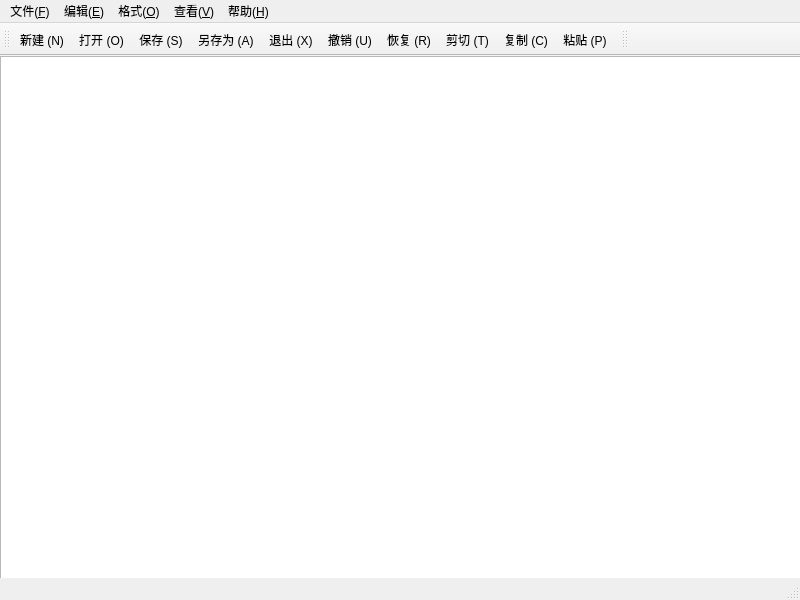
<?xml version="1.0" encoding="UTF-8"?>
<ui version="4.0">
 <class>MainWindow</class>
 <widget class="QMainWindow" name="MainWindow">
  <property name="geometry">
   <rect>
    <x>0</x>
    <y>0</y>
    <width>800</width>
    <height>600</height>
   </rect>
  </property>
  <property name="windowTitle">
   <string>MainWindow</string>
  </property>
  <widget class="QWidget" name="centralwidget">
   <widget class="CodeEditor" name="plainTextEdit">
    <property name="geometry">
     <rect>
      <x>0</x>
      <y>0</y>
      <width>801</width>
      <height>551</height>
     </rect>
    </property>
   </widget>
  </widget>
  <widget class="QMenuBar" name="menubar">
   <property name="geometry">
    <rect>
     <x>0</x>
     <y>0</y>
     <width>800</width>
     <height>21</height>
    </rect>
   </property>
   <widget class="QMenu" name="menu_F">
    <property name="title">
     <string>文件(&amp;F)</string>
    </property>
    <addaction name="actionExit"/>
    <addaction name="actionSaveAs"/>
    <addaction name="actionSave"/>
    <addaction name="actionOpen"/>
    <addaction name="actionNew"/>
   </widget>
   <widget class="QMenu" name="menu_E">
    <property name="title">
     <string>编辑(&amp;E)</string>
    </property>
    <addaction name="actionReplace"/>
    <addaction name="actionFind"/>
    <addaction name="actionSelectAll"/>
    <addaction name="actionPaste"/>
    <addaction name="actionCopy"/>
    <addaction name="actionCut"/>
    <addaction name="actionRedo"/>
    <addaction name="actionUndo"/>
   </widget>
   <widget class="QMenu" name="menu_O">
    <property name="title">
     <string>格式(&amp;O)</string>
    </property>
    <addaction name="actionBgColorEdit"/>
    <addaction name="actionFontColor"/>
    <addaction name="actionFont"/>
    <addaction name="actionShowLineNum"/>
    <addaction name="actionWordWrap"/>
   </widget>
   <widget class="QMenu" name="menu_V">
    <property name="title">
     <string>查看(&amp;V)</string>
    </property>
    <addaction name="actionShowToolbar"/>
   </widget>
   <widget class="QMenu" name="menu_H">
    <property name="title">
     <string>帮助(&amp;H)</string>
    </property>
    <addaction name="actionAbout"/>
   </widget>
   <addaction name="menu_F"/>
   <addaction name="menu_E"/>
   <addaction name="menu_O"/>
   <addaction name="menu_V"/>
   <addaction name="menu_H"/>
  </widget>
  <widget class="QToolBar" name="mainToolBar">
   <property name="windowTitle">
    <string>toolBar</string>
   </property>
   <attribute name="toolBarArea">
    <enum>TopToolBarArea</enum>
   </attribute>
   <attribute name="toolBarBreak">
    <bool>false</bool>
   </attribute>
   <addaction name="actionNew"/>
   <addaction name="actionOpen"/>
   <addaction name="actionSave"/>
   <addaction name="actionSaveAs"/>
   <addaction name="actionExit"/>
   <addaction name="actionUndo"/>
   <addaction name="actionRedo"/>
   <addaction name="actionCut"/>
   <addaction name="actionCopy"/>
   <addaction name="actionPaste"/>
  </widget>
  <widget class="QStatusBar" name="statusBar"/>
  <widget class="QToolBar" name="toolBar">
   <property name="windowTitle">
    <string>toolBar</string>
   </property>
   <attribute name="toolBarArea">
    <enum>TopToolBarArea</enum>
   </attribute>
   <attribute name="toolBarBreak">
    <bool>false</bool>
   </attribute>
  </widget>
  <action name="actionNew">
   <property name="text">
    <string>新建 (N)</string>
   </property>
   <property name="toolTip">
    <string>新建文档</string>
   </property>
   <property name="shortcut">
    <string>Ctrl+N</string>
   </property>
   <property name="menuRole">
    <enum>QAction::MenuRole::NoRole</enum>
   </property>
  </action>
  <action name="actionOpen">
   <property name="text">
    <string>打开 (O)</string>
   </property>
   <property name="toolTip">
    <string>打开文件</string>
   </property>
   <property name="shortcut">
    <string>Ctrl+O</string>
   </property>
   <property name="menuRole">
    <enum>QAction::MenuRole::NoRole</enum>
   </property>
  </action>
  <action name="actionSave">
   <property name="text">
    <string>保存 (S)</string>
   </property>
   <property name="toolTip">
    <string>保存</string>
   </property>
   <property name="shortcut">
    <string>Ctrl+S</string>
   </property>
   <property name="menuRole">
    <enum>QAction::MenuRole::NoRole</enum>
   </property>
  </action>
  <action name="actionSaveAs">
   <property name="text">
    <string>另存为 (A)</string>
   </property>
   <property name="toolTip">
    <string>另存为</string>
   </property>
   <property name="menuRole">
    <enum>QAction::MenuRole::NoRole</enum>
   </property>
  </action>
  <action name="actionExit">
   <property name="text">
    <string>退出 (X)</string>
   </property>
   <property name="toolTip">
    <string>退出程序</string>
   </property>
   <property name="menuRole">
    <enum>QAction::MenuRole::NoRole</enum>
   </property>
  </action>
  <action name="actionUndo">
   <property name="text">
    <string>撤销 (U)</string>
   </property>
   <property name="toolTip">
    <string>撤销</string>
   </property>
   <property name="shortcut">
    <string>Ctrl+Z</string>
   </property>
   <property name="menuRole">
    <enum>QAction::MenuRole::NoRole</enum>
   </property>
  </action>
  <action name="actionRedo">
   <property name="text">
    <string>恢复 (R)</string>
   </property>
   <property name="toolTip">
    <string>重做</string>
   </property>
   <property name="shortcut">
    <string>Ctrl+Shift+Z</string>
   </property>
   <property name="menuRole">
    <enum>QAction::MenuRole::NoRole</enum>
   </property>
  </action>
  <action name="actionCut">
   <property name="text">
    <string>剪切 (T)</string>
   </property>
   <property name="toolTip">
    <string>剪切</string>
   </property>
   <property name="shortcut">
    <string>Ctrl+X</string>
   </property>
   <property name="menuRole">
    <enum>QAction::MenuRole::NoRole</enum>
   </property>
  </action>
  <action name="actionCopy">
   <property name="text">
    <string>复制 (C)</string>
   </property>
   <property name="toolTip">
    <string>复制</string>
   </property>
   <property name="shortcut">
    <string>Ctrl+C</string>
   </property>
   <property name="menuRole">
    <enum>QAction::MenuRole::NoRole</enum>
   </property>
  </action>
  <action name="actionPaste">
   <property name="text">
    <string>粘贴 (P)</string>
   </property>
   <property name="toolTip">
    <string>粘贴</string>
   </property>
   <property name="shortcut">
    <string>Ctrl+V</string>
   </property>
   <property name="menuRole">
    <enum>QAction::MenuRole::NoRole</enum>
   </property>
  </action>
  <action name="actionSelectAll">
   <property name="text">
    <string>全选 (A)</string>
   </property>
   <property name="toolTip">
    <string>全选 </string>
   </property>
   <property name="shortcut">
    <string>Ctrl+A</string>
   </property>
   <property name="menuRole">
    <enum>QAction::MenuRole::NoRole</enum>
   </property>
  </action>
  <action name="actionFind">
   <property name="text">
    <string>查找 (F)</string>
   </property>
   <property name="toolTip">
    <string>弹出查找对话框</string>
   </property>
   <property name="shortcut">
    <string>Ctrl+F</string>
   </property>
   <property name="menuRole">
    <enum>QAction::MenuRole::NoRole</enum>
   </property>
  </action>
  <action name="actionReplace">
   <property name="text">
    <string>替换 (R)</string>
   </property>
   <property name="toolTip">
    <string>弹出替换对话框</string>
   </property>
   <property name="shortcut">
    <string>Ctrl+H</string>
   </property>
   <property name="menuRole">
    <enum>QAction::MenuRole::NoRole</enum>
   </property>
  </action>
  <action name="actionWordWrap">
   <property name="text">
    <string>自动换行 (W)</string>
   </property>
   <property name="toolTip">
    <string>切换自动换行</string>
   </property>
   <property name="menuRole">
    <enum>QAction::MenuRole::NoRole</enum>
   </property>
  </action>
  <action name="actionShowLineNum">
   <property name="text">
    <string>显示行号 (L)</string>
   </property>
   <property name="toolTip">
    <string>显示 / 隐藏行号</string>
   </property>
   <property name="shortcut">
    <string>Ctrl+L</string>
   </property>
   <property name="menuRole">
    <enum>QAction::MenuRole::NoRole</enum>
   </property>
  </action>
  <action name="actionFont">
   <property name="text">
    <string>字体 (F)</string>
   </property>
   <property name="toolTip">
    <string>选择字体</string>
   </property>
   <property name="menuRole">
    <enum>QAction::MenuRole::NoRole</enum>
   </property>
  </action>
  <action name="actionFontColor">
   <property name="text">
    <string>字体颜色</string>
   </property>
   <property name="toolTip">
    <string>修改文字颜色</string>
   </property>
   <property name="menuRole">
    <enum>QAction::MenuRole::NoRole</enum>
   </property>
  </action>
  <action name="actionBgColorEdit">
   <property name="text">
    <string>编辑器背景色</string>
   </property>
   <property name="toolTip">
    <string>修改编辑区背景</string>
   </property>
   <property name="menuRole">
    <enum>QAction::MenuRole::NoRole</enum>
   </property>
  </action>
  <action name="actionShowToolbar">
   <property name="checkable">
    <bool>true</bool>
   </property>
   <property name="text">
    <string>显示工具栏</string>
   </property>
   <property name="toolTip">
    <string>显示隐藏工具栏</string>
   </property>
   <property name="menuRole">
    <enum>QAction::MenuRole::NoRole</enum>
   </property>
  </action>
  <action name="actionAbout">
   <property name="checkable">
    <bool>true</bool>
   </property>
   <property name="text">
    <string>关于</string>
   </property>
   <property name="toolTip">
    <string>弹出关于对话框</string>
   </property>
   <property name="menuRole">
    <enum>QAction::MenuRole::NoRole</enum>
   </property>
  </action>
 </widget>
 <customwidgets>
  <customwidget>
   <class>CodeEditor</class>
   <extends>QPlainTextEdit</extends>
   <header>codeeditor.h</header>
  </customwidget>
 </customwidgets>
 <resources/>
 <connections/>
</ui>
